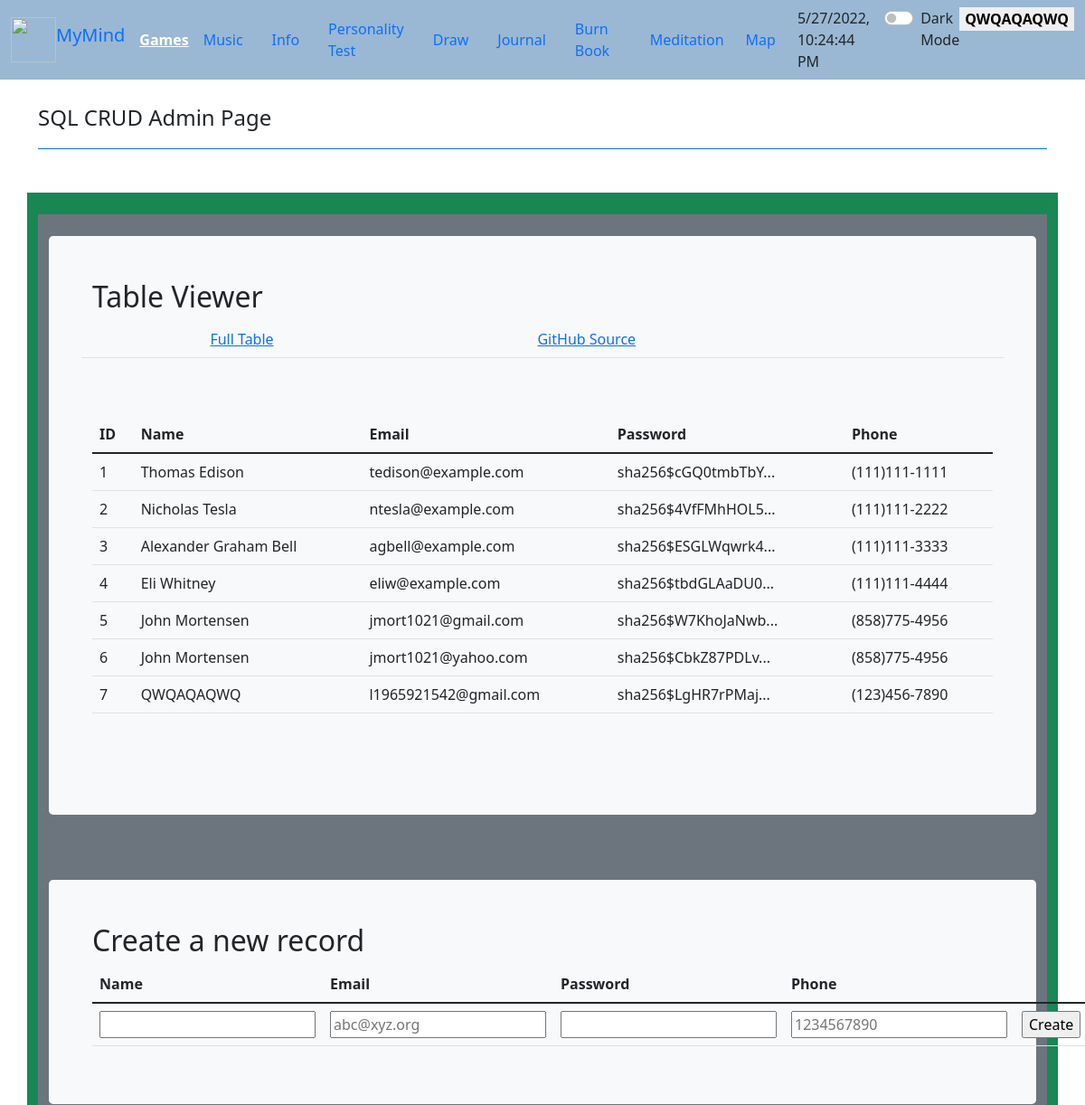
The page /crud/ (signed in, upper part) on the database as committed earlier.
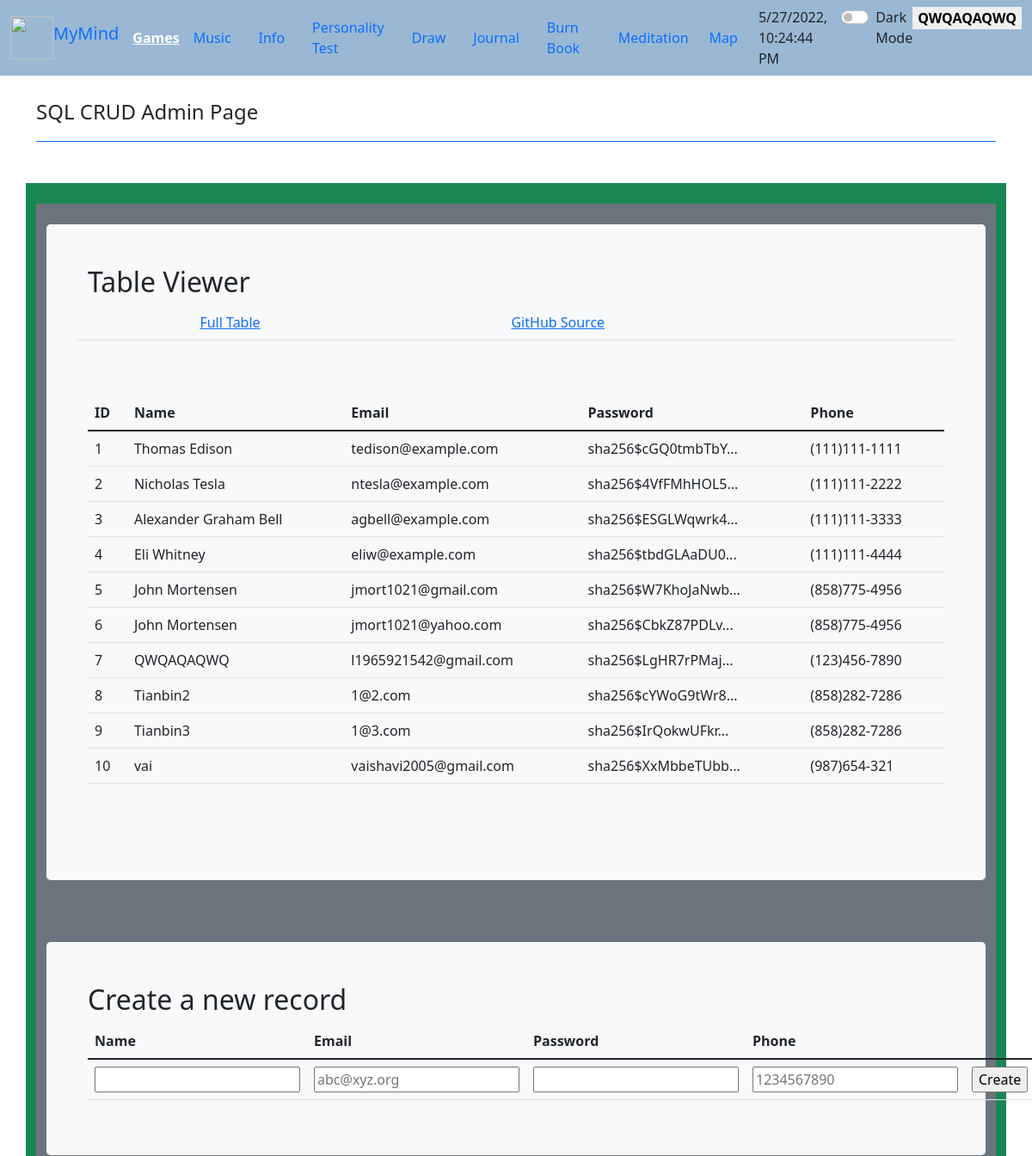
The same page on the database as committed later.
### cruddy/model.py (models this page shows, shortened)
class Users(UserMixin, db.Model):
    __tablename__ = 'users'
    userID = db.Column(db.Integer, primary_key=True)
    name = db.Column(db.String(255), unique=False, nullable=False)
    email = db.Column(db.String(255), unique=True, nullable=False)
    password = db.Column(db.String(255), unique=False, nullable=False)
    phone = db.Column(db.String(255), unique=False, nullable=False)
    notes = db.relationship("Notes", cascade='all, delete', backref='users', lazy=True)
    def read(self):
        return {
            "userID": self.userID,
            "name": self.name,
            "email": self.email,
            "password": self.password,
            "phone": self.phone,
            "query": "by_alc"  # This is for fun, a little watermark
        }
    def delete(self):
        db.session.delete(self)
        db.session.commit()
        return None

### cruddy/app_crud.py (the view)
@app_crud.route('/')
@login_required  # Flask-Login uses this decorator to restrict acess to logged in users
def crud():
    return render_template("crud.html", table=users_all())

### cruddy/login.py (called while the page is built)
@login_manager.user_loader
def user_loader(user_id):
    if user_id is not None:
        return Users.query.get(user_id)
    return None

### cruddy/query.py (called while the page is built)
def users_all():
    table = Users.query.all()
    json_ready = [peep.read() for peep in table]
    return json_ready

### cruddy/templates/cruddy/crud.html (shortened to what this page needs)
<!DOCTYPE html>
{% extends "layout.html" %}
{% block content %}
<div class="container py-4">
    <header class="pb-3 mb-4 border-bottom border-primary text-dark">
        <span class="fs-4">SQL CRUD Admin Page</span>
    </header>
</div>
<div class="container py-4 text-light bg-success">
    <div class="container bg-secondary py-4">
        <div class="p-5 mb-4 bg-light text-dark rounded-3">
            <h2>Table Viewer</h2>
            <div class="row align-items-md-stretch">
                <table class="table">
                    <tbody>
                    <tr>
                        <td></td>
                        <td></td>
                        <td><a href={{url_for('crud.crud')}}>Full Table </a></td>
                        <td><a href="https://github.com/nighthawkcoders/nighthawk_csp/tree/master/crud">GitHub Source</a></td>
                    </tr>
                    </tbody>
                </table>
            </div>
            <div class="row align-items-md-stretch">
                <div class="container-fluid py-5">
                    <table class="table">
                        <thead>
                        <tr>
                            <th>ID</th>
                            <th>Name</th>
                            <th>Email</th>
                            <th>Password</th>
                            <th>Phone</th>
                        </tr>
                        </thead>
                        <tbody>
                        {% for row in table %}
                        {% set pn = "" ~ row['phone'] %}
                        {% set pnf = "(" ~ pn[0:3] ~ ")" ~ pn[3:6] ~ "-" ~ pn[6:10] %}
                        <tr>
                            <td>{{ row['userID'] }}</td>
                            <td>{{ row['name'] }}</td>
                            <td>{{ row['email'] }}</td>
                            <td>{{ row['password'] | truncate(20) }}</td>
                            <td>{{ pnf }}</td>
                        </tr>
                        {% endfor %}
                        </tbody>
                    </table>
                </div>
            </div>
        </div>
    </div>
    <div class="container bg-secondary py-4">
        <div class="p-5 mb-4 bg-light text-dark rounded-3">
            <h2>Create a new record</h2>
            <form method="POST" ID="create" action={{url_for('crud.create')}} >
                <table class="table">
                    <thead>
                    <tr>
                        <th><label for="name">Name</label></th>
                        <th><label for="email">Email</label></th>
                        <th><label for="password">Password</label></th>
                        <th><label for="phone">Phone</label></th>
                    </tr>
                    </thead>
                    <tbody>
                    <tr>
                        <td><input type="text" name="name" id="name" required></td>
                        <td><input type="email" name="email" id="email" placeholder="abc@xyz.org" required></td>
                        <td><input type="password" name="password" id="password" required></td>
                        <td><input type="tel" name="phone" id="phone" pattern="[0-9]{10}" placeholder="1234567890" required></td>
                        <td><input type="submit" value="Create"></td>
                    </tr>
                    </tbody>
                </table>
            </form>
        </div>
    </div>
</div>
{% endblock %}

### templates/fragments/navbar.html (shortened to what this page needs)
<nav class="navbar navbar-expand-lg text-navbar-dark-color bg-navbar-light-color">
    <div class="container-fluid">
        <div class="btn-group">
            <img src="{{ url_for('static', filename='assets/vintage-illustration-of-a-brain.jpg') }}" width="50" height="50" class="d-inline-block align-center" alt="">
            <a class="navbar-brand" href="{{ url_for('index') }}">MyMind</a>
        </div>
        <div class="dropdown-menu1">
                <a class="menu-btn1">Games</a>
        </div>
        <a class="nav-link" href="{{ url_for('music') }}">Music</a>
        <a class="nav-link" href="{{ url_for('api') }}">Info</a>
        <a class="nav-link" href="{{ url_for('quiz') }}">Personality Test</a>
        {% if current_user.is_authenticated %}
            <a class="nav-link" href="{{ url_for('art.art') }}">Draw</a>
        {% else %}
            <a class="nav-link" href="{{ url_for('main_login') }}">Draw</a>
        {% endif %}
        <a class="nav-link" href="{{ url_for('notes.notes') }}">Journal</a>
        <a class="nav-link" href="{{ url_for('burnbook') }}">Burn Book</a>
        <a class="nav-link" href="{{ url_for('meditate') }}">Meditation</a>
        <div class="collapse navbar-collapse" id="navbarNavAltMarkup">
            <div class="navbar-nav">
                {% if current_user.is_authenticated %}
                <a class="nav-link" href="{{ url_for('gmap') }}">Map</a>
                {% else %}
                <a class="nav-link" href="{{ url_for('main_login') }}">Map</a>
                {% endif %}
            </div>
        </div>
        <div class="btn-group">
            <div class="px-3 text-navbar-dark-color">
                <span id="clock"></span>
            </div>
            <div class="form-check form-switch">
                <input type="checkbox" onclick="darkFunction()" class="form-check-input" id="darkSwitch">
                <label class="custom-control-label" for="darkSwitch">Dark Mode</label>
            </div>
            {% if current_user.is_authenticated %}
            <div class="dropdown-menuex">
                <button class="menu-btn">{{current_user.name}} </button>
            </div>
            {% else %}
            <a class="nav-link" href="{{ url_for('main_login') }}" ><button class="btn btn-danger">Login</button></a>
            {% endif %}
        </div>
    </div>
</nav>

Rows that differ between the two databases and show on the page:
added Users: userID "8", name "Tianbin2", email "1@2.com", password "sha256$cYWoG9tWr8...", pnf "(858)282-7286"
added Users: userID "9", name "Tianbin3", email "1@3.com", password "sha256$IrQokwUFkr...", pnf "(858)282-7286"
added Users: userID "10", name "vai", email "vaishavi2005@gmail.com", password "sha256$XxMbbeTUbb...", pnf "(987)654-321"
